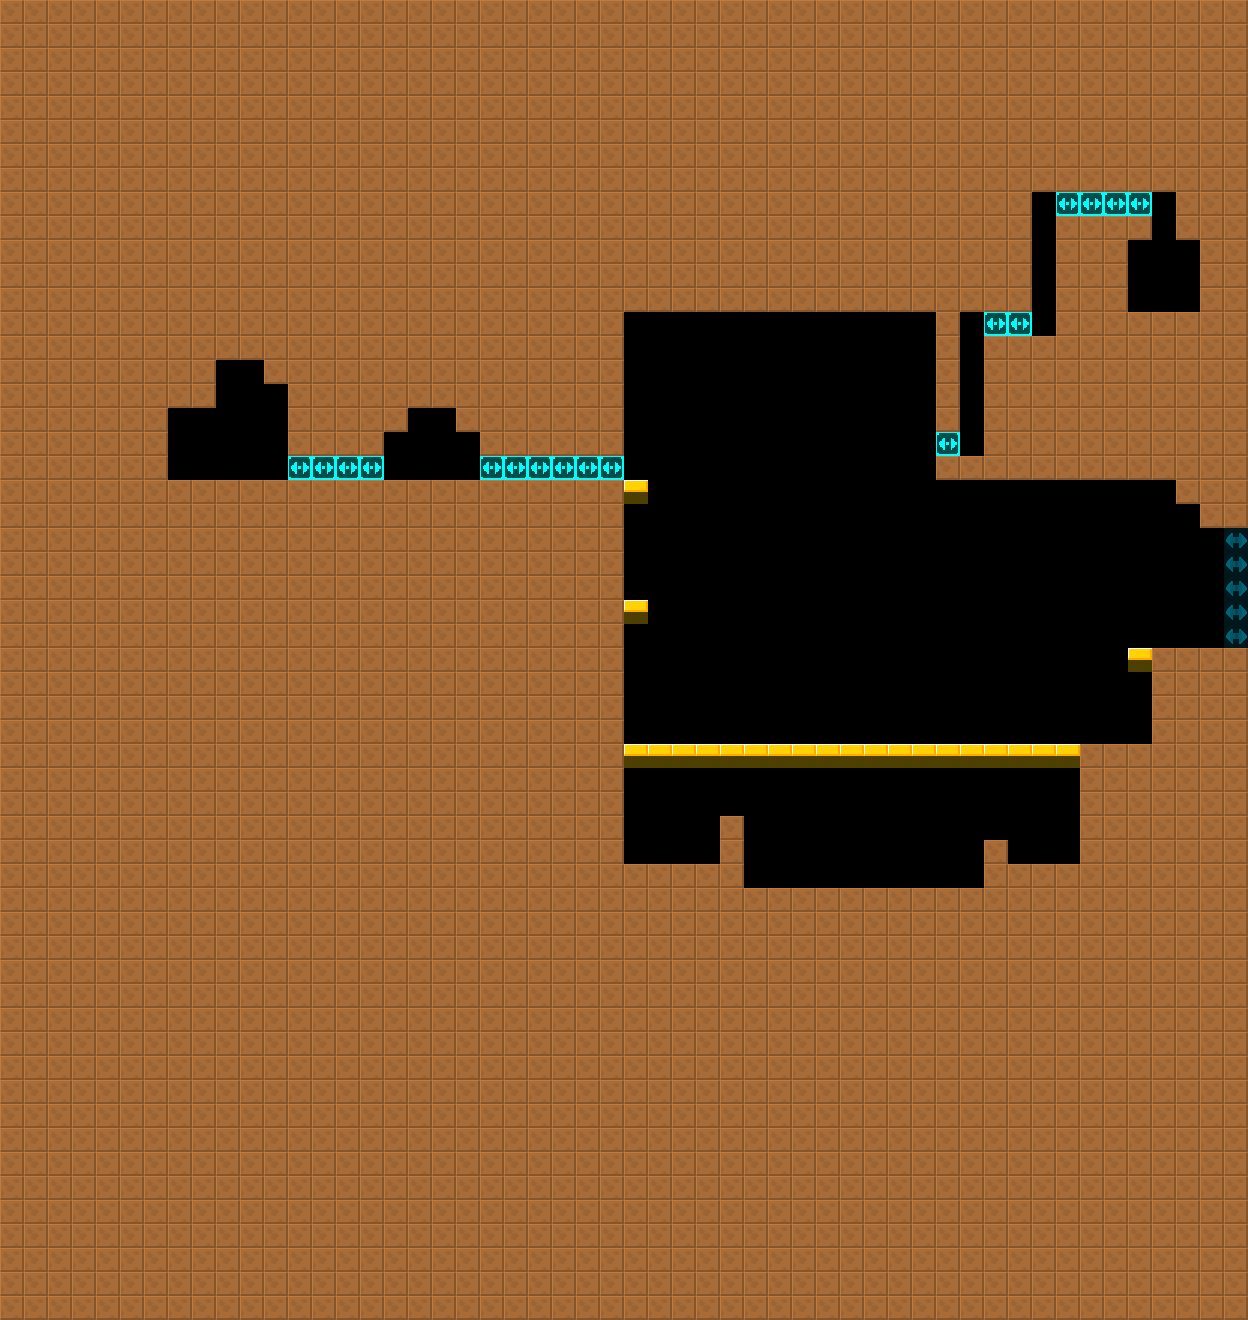

A level layout from a 2D game, rendered from its tile map. Below: a short description, then the map file with tile-grid data replaced by summaries:
An orthogonal 52x55 tile map with 24x24 px tiles, 2 tile layers (col, lnk), 2 tilesets and 46 objects (7x FakeBlackWall, 7x CustomDeco, 6x SecretBlackWall, 3x NoMinimap, 3x Examinable, ...).

<map version="1.4" tiledversion="1.4.2" orientation="orthogonal" renderorder="right-down" width="52" height="55" tilewidth="24" tileheight="24" infinite="0" nextlayerid="4" nextobjectid="8">
 <tileset firstgid="6" source="../../lnk.tsx" />
 <tileset firstgid="1" source="../../col.tsx" />
 <layer id="1" name="col" width="52" height="55">
  <data>[2860 cells, 2371 non-empty, 3 distinct tile ids]</data>
 </layer>
 <layer id="2" name="lnk" width="52" height="55" opacity="0.5">
  <data>[2860 cells, 5 non-empty, 1 distinct tile ids]</data>
 </layer>
 <objectgroup id="3" name="markers" opacity="0.5">
  <object id="1" name="NoMinimap" type="NoMinimap" x="1008" y="168" width="216" height="192">
   <properties>
    <property name="yr" value="0" />
    <property name="xr" value="0" />
   </properties>
  </object>
  <object id="2" name="FakeBlackWall" type="FakeBlackWall" x="1032" y="192" width="24" height="24">
   <properties>
    <property name="yr" value="0" />
    <property name="xr" value="0" />
   </properties>
  </object>
  <object id="3" name="SecretBlackWall" type="SecretBlackWall" x="1056" y="192" width="96" height="24">
   <properties>
    <property name="yr" value="0" />
    <property name="xr" value="0" />
   </properties>
  </object>
  <object id="4" name="FakeBlackWall" type="FakeBlackWall" x="1152" y="192" width="24" height="24">
   <properties>
    <property name="yr" value="0" />
    <property name="xr" value="0" />
   </properties>
  </object>
  <object id="5" name="DisableDecorator" type="DisableDecorator" x="600" y="216" width="456" height="720">
   <properties>
    <property name="yr" value="0" />
    <property name="xr" value="0" />
   </properties>
  </object>
  <object id="6" name="SecretBlackWall" type="SecretBlackWall" x="1032" y="216" width="24" height="120">
   <properties>
    <property name="yr" value="0" />
    <property name="xr" value="0" />
   </properties>
  </object>
  <object id="7" name="SecretBlackWall" type="SecretBlackWall" x="1152" y="216" width="24" height="24">
   <properties>
    <property name="yr" value="0" />
    <property name="xr" value="0" />
   </properties>
  </object>
  <object id="8" name="SecretArea" type="SecretArea" x="1128" y="240" width="72" height="72">
   <properties>
    <property name="yr" value="0" />
    <property name="xr" value="0" />
   </properties>
  </object>
  <object id="9" name="NoMinimap" type="NoMinimap" x="936" y="288" width="96" height="168">
   <properties>
    <property name="yr" value="0" />
    <property name="xr" value="0" />
   </properties>
  </object>
  <object id="10" name="FixedBlueprint" type="FixedBlueprint" x="1152" y="288" width="24" height="24">
   <properties>
    <property name="yr" value="0" />
    <property name="xr" value="0" />
    <property name="item" value="P_Disengage" />
    <property name="customId" value="noItem" />
   </properties>
  </object>
  <object id="11" name="SecretArea" type="SecretArea" x="120" y="312" width="168" height="240">
   <properties>
    <property name="yr" value="0" />
    <property name="xr" value="0" />
   </properties>
  </object>
  <object id="12" name="FakeBlackWall" type="FakeBlackWall" x="960" y="312" width="24" height="24">
   <properties>
    <property name="yr" value="0" />
    <property name="xr" value="0" />
   </properties>
  </object>
  <object id="13" name="SecretBlackWall" type="SecretBlackWall" x="984" y="312" width="48" height="24">
   <properties>
    <property name="yr" value="0" />
    <property name="xr" value="0" />
   </properties>
  </object>
  <object id="14" name="NoMinimap" type="NoMinimap" x="72" y="336" width="552" height="216">
   <properties>
    <property name="yr" value="0" />
    <property name="xr" value="0" />
   </properties>
  </object>
  <object id="15" name="SecretBlackWall" type="SecretBlackWall" x="960" y="336" width="24" height="96">
   <properties>
    <property name="yr" value="0" />
    <property name="xr" value="0" />
   </properties>
  </object>
  <object id="16" name="DisableDecorator" type="DisableDecorator" x="1056" y="336" width="192" height="600">
   <properties>
    <property name="yr" value="0" />
    <property name="xr" value="0" />
   </properties>
  </object>
  <object id="17" name="FakeBlackWall" type="FakeBlackWall" x="264" y="360" width="24" height="168">
   <properties>
    <property name="yr" value="0" />
    <property name="xr" value="0" />
   </properties>
  </object>
  <object id="18" name="Light" type="Light" x="744" y="384" width="24" height="24">
   <properties>
    <property name="yr" value="0" />
    <property name="xr" value="0" />
    <property name="light" value="FlaskPipe" />
   </properties>
  </object>
  <object id="19" name="FakeBlackWall" type="FakeBlackWall" x="384" y="408" width="96" height="48">
   <properties>
    <property name="yr" value="0" />
    <property name="xr" value="0" />
   </properties>
  </object>
  <object id="20" name="FakeBlackWall" type="FakeBlackWall" x="480" y="408" width="144" height="96">
   <properties>
    <property name="yr" value="0" />
    <property name="xr" value="0" />
   </properties>
  </object>
  <object id="21" name="FakeBlackWall" type="FakeBlackWall" x="288" y="432" width="96" height="72">
   <properties>
    <property name="yr" value="0" />
    <property name="xr" value="0" />
   </properties>
  </object>
  <object id="22" name="SecretBlackWall" type="SecretBlackWall" x="936" y="432" width="48" height="24">
   <properties>
    <property name="yr" value="0" />
    <property name="xr" value="0" />
   </properties>
  </object>
  <object id="23" name="FixedBlueprint" type="FixedBlueprint" x="192" y="456" width="24" height="24">
   <properties>
    <property name="yr" value="0" />
    <property name="xr" value="0" />
    <property name="item" value="FastBow" />
    <property name="customId" value="noItem" />
   </properties>
  </object>
  <object id="24" name="CustomDeco" type="CustomDeco" x="744" y="456" width="24" height="24">
   <properties>
    <property name="yr" value="0" />
    <property name="xr" value="0" />
    <property name="customId" value="bannerSpawn" />
   </properties>
  </object>
  <object id="25" name="Examinable" type="Examinable" x="648" y="552" width="24" height="24">
   <properties>
    <property name="yr" value="0" />
    <property name="xr" value="0" />
    <property name="customId" value="skelHead" />
   </properties>
  </object>
  <object id="26" name="Light" type="Light" x="888" y="576" width="24" height="24">
   <properties>
    <property name="yr" value="0" />
    <property name="xr" value="0" />
    <property name="light" value="FlaskWindow" />
   </properties>
  </object>
  <object id="27" name="CustomDeco" type="CustomDeco" x="888" y="600" width="24" height="24">
   <properties>
    <property name="yr" value="0" />
    <property name="xr" value="0" />
    <property name="customId" value="spawnerWindow" />
   </properties>
  </object>
  </objectgroup>
</map>
<!-- 19 of 46 objects omitted -->
